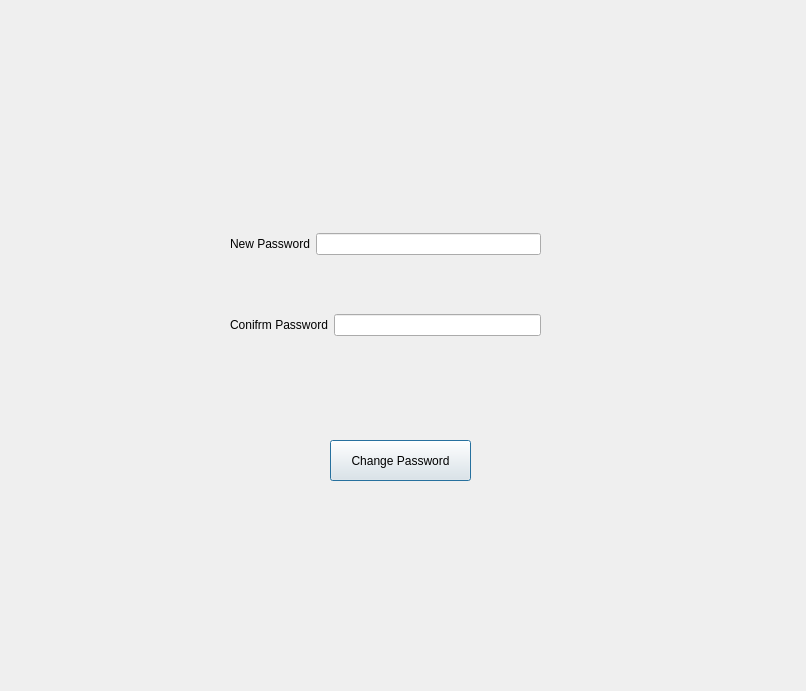
<?xml version="1.0" encoding="UTF-8"?>
<ui version="4.0">
 <class>change_password</class>
 <widget class="QDialog" name="change_password">
  <property name="geometry">
   <rect>
    <x>0</x>
    <y>0</y>
    <width>806</width>
    <height>691</height>
   </rect>
  </property>
  <property name="windowTitle">
   <string>Dialog</string>
  </property>
  <widget class="QPushButton" name="pushButton">
   <property name="geometry">
    <rect>
     <x>330</x>
     <y>440</y>
     <width>141</width>
     <height>41</height>
    </rect>
   </property>
   <property name="text">
    <string>Change Password</string>
   </property>
  </widget>
  <widget class="QWidget" name="">
   <property name="geometry">
    <rect>
     <x>230</x>
     <y>180</y>
     <width>311</width>
     <height>211</height>
    </rect>
   </property>
   <layout class="QVBoxLayout" name="verticalLayout">
    <item>
     <layout class="QHBoxLayout" name="horizontalLayout">
      <item>
       <widget class="QLabel" name="label">
        <property name="text">
         <string>New Password</string>
        </property>
        <property name="buddy">
         <cstring>new_p</cstring>
        </property>
       </widget>
      </item>
      <item>
       <widget class="QLineEdit" name="new_p">
        <property name="text">
         <string/>
        </property>
        <property name="echoMode">
         <enum>QLineEdit::Password</enum>
        </property>
       </widget>
      </item>
     </layout>
    </item>
    <item>
     <layout class="QHBoxLayout" name="horizontalLayout_2">
      <item>
       <widget class="QLabel" name="label_2">
        <property name="text">
         <string>Conifrm Password</string>
        </property>
        <property name="buddy">
         <cstring>new_p</cstring>
        </property>
       </widget>
      </item>
      <item>
       <widget class="QLineEdit" name="confirm_p">
        <property name="text">
         <string/>
        </property>
        <property name="echoMode">
         <enum>QLineEdit::Password</enum>
        </property>
       </widget>
      </item>
     </layout>
    </item>
   </layout>
  </widget>
 </widget>
 <resources/>
 <connections/>
</ui>
